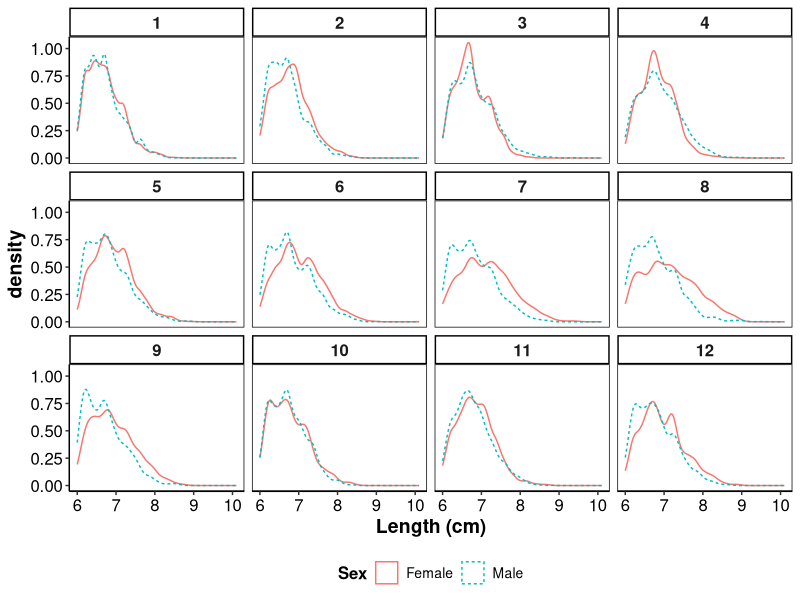
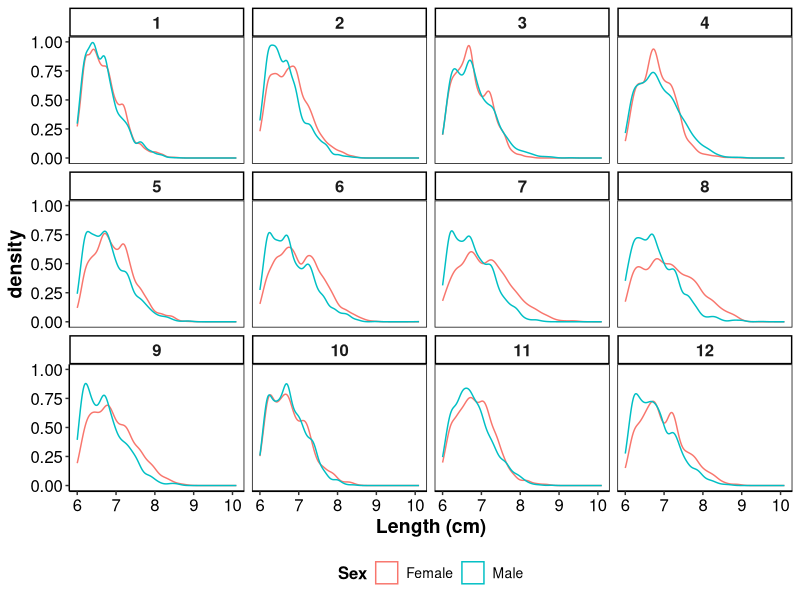
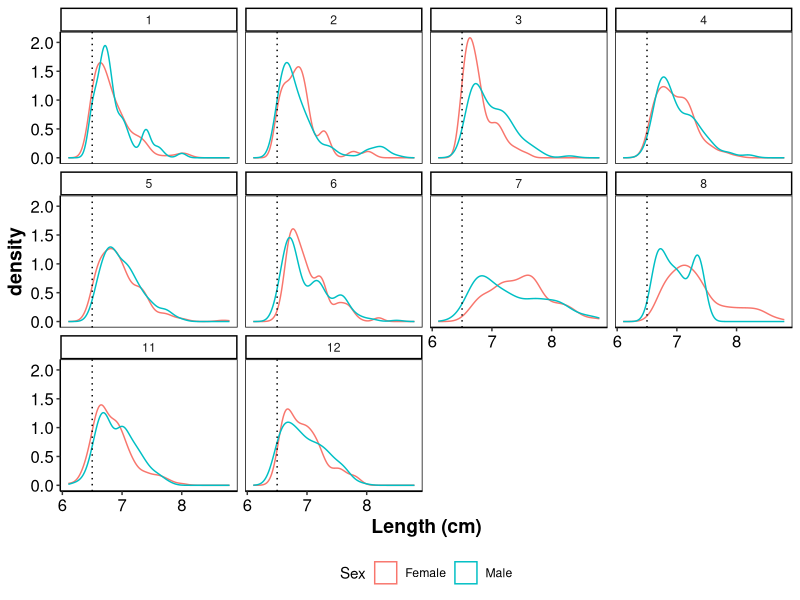
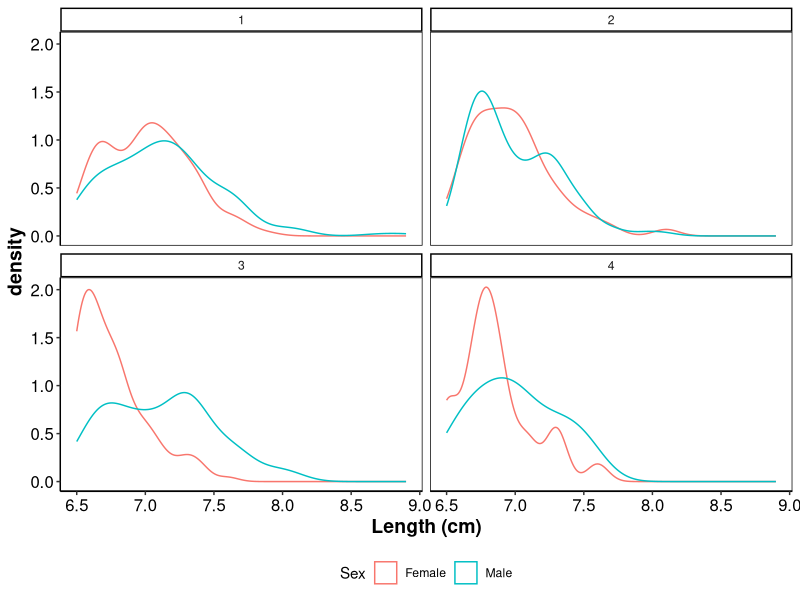

Here is the R script that generated these plots, in order:
# Length Frequency analysis
library(tidyverse)
library(lubridate)

fprop <- read_csv("Data/length frequencies/Female Proportions.csv") %>%
  pivot_longer(2:135, names_to = "Month", values_to = "Proportion")

fsample <- read_csv("Data/length frequencies/Female Sample Data.csv") %>%
  rename(Month = Interval, Total_Fish = Fish) %>% select(1:3)

fdat <- fprop %>% left_join(fsample) %>% mutate(Actual_Fish = round(Proportion * Total_Fish)) %>%
  select(-2) %>%
  uncount(Actual_Fish) %>% select(-1,-4,-5,-6) %>%
  rename(Period = Month) %>% mutate(Year = as.numeric(str_sub(Period,1,4)),
                                    Month = as.numeric(str_sub(Period, 6,7)),
                                    Sex = "Female")

mprop <- read_csv("Data/length frequencies/Male Proportions.csv") %>%
  pivot_longer(2:135, names_to = "Month", values_to = "Proportion")

msample <- read_csv("Data/length frequencies/Male Sample Data.csv") %>%
  rename(Month = Interval, Total_Fish = Fish) %>% select(1:3)

mdat <- mprop %>% left_join(fsample) %>% mutate(Actual_Fish = round(Proportion * Total_Fish)) %>%
  select(-2) %>%
  uncount(Actual_Fish) %>% select(-1,-4,-5,-6) %>%
  rename(Period = Month) %>% mutate(Year = as.numeric(str_sub(Period,1,4)),
                                    Month = as.numeric(str_sub(Period, 6,7)),
                                    Sex= "Male")

all_dat <- bind_rows(fdat, mdat)

#mutate(Period = as_date(Period, format = "%Y-%m"))

ggplot(all_dat, aes(`Length Class`, col=Sex, group = Sex, linetype=Sex)) + geom_density() + facet_wrap(~Month) +
  xlab("Length (cm)") + theme_classic()+
  theme(axis.title = element_text(face="bold", size=14),
        axis.text = element_text(size=12, colour="black"),
        panel.border = element_rect(fill=NA, colour="black"),
        legend.position = "bottom",
        strip.text = element_text(face="bold", size=12),
        legend.title = element_text(face="bold", size=12),
        legend.text = element_text(size=10))
#ggsave("Conceptual model/Figures/Monthly size frequencies all years.pdf",
#       dpi=600, width=21, height=23, units = "cm")

table(fdat$Year)
table(fdat$Month)

all_dat17 <- all_dat %>% filter(Year < 2017)
ggplot(all_dat17, aes(`Length Class`, col=Sex, group = Sex)) + geom_density() + facet_wrap(~Month) +
  xlab("Length (cm)") + theme_classic()+
  theme(axis.title = element_text(face="bold", size=14),
        axis.text = element_text(size=12, colour="black"),
        panel.border = element_rect(fill=NA, colour="black"),
        legend.position = "bottom",
        strip.text = element_text(face="bold", size=12),
        legend.title = element_text(face="bold", size=12),
        legend.text = element_text(size=10))
#ggsave("Conceptual model/Figures/Monthly size frequencies pre2017.pdf",
#       dpi=600, width=21, height=23, units = "cm")
                                                   

all_dat18 <- all_dat %>% filter(Year == 2018)          
ggplot(all_dat18, aes(`Length Class`, col=Sex, group = Sex)) + geom_density() + facet_wrap(~Month) +
  xlab("Length (cm)") + theme_classic()+
  geom_vline(xintercept = 6.5, linetype=3)+
  theme(axis.title = element_text(face="bold", size=14),
        axis.text = element_text(size=12, colour="black"),
        panel.border = element_rect(fill=NA, colour="black"),
        legend.position = "bottom")
#ggsave("Data/length frequencies/Monthly size frequencies 2018.png",
#       dpi=600, width=21, height=23, units = "cm")

all_dat19 <- all_dat %>% filter(Year == 2019)          
ggplot(all_dat19, aes(`Length Class`, col=Sex, group = Sex)) + geom_density() + facet_wrap(~Month) +
  xlab("Length (cm)") + theme_classic()+
  theme(axis.title = element_text(face="bold", size=14),
        axis.text = element_text(size=12, colour="black"),
        panel.border = element_rect(fill=NA, colour="black"),
        legend.position = "bottom")
#ggsave("Data/length frequencies/Monthly size frequencies 2019.png",
#       dpi=600, width=21, height=23, units = "cm")
